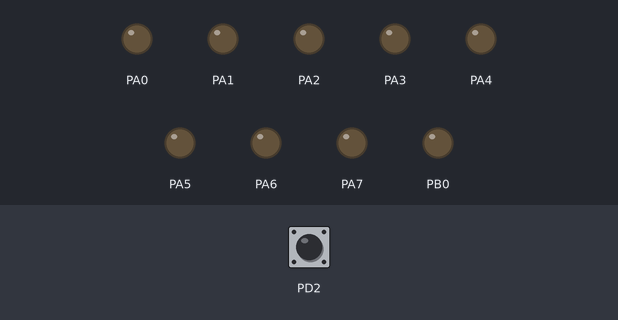
Bench run of a program on a simulated ATmega16, built with avr-gcc and emulated at 1 MHz. On the bench: output pins drawn as LEDs (lit = HIGH). Dashed ring = blinking. Inputs (shaded band) come from the test bench; at power-on: PD2 HIGH.

Above: at 1.2 s.
1.3 s: PD2 driven LOW
At 2.5 s:
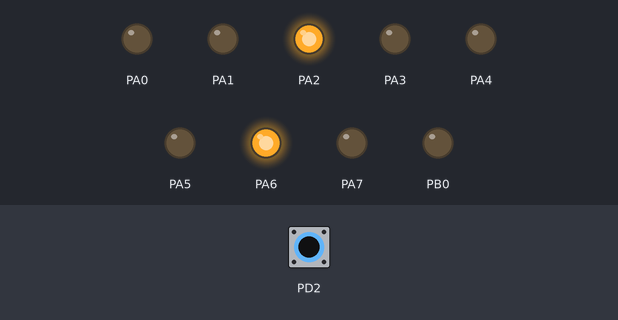
2.8 s: PD2 pulsed HIGH 5 times (0.12 s each, 0.3 s apart)
At 3.07 s:
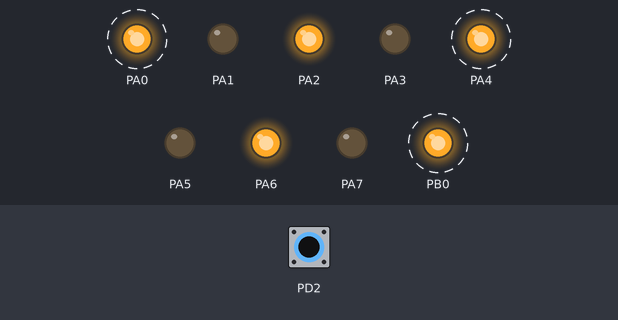
Timing chart, 0 to 5.8 s (numbered marks = the images above; inputs shaded):
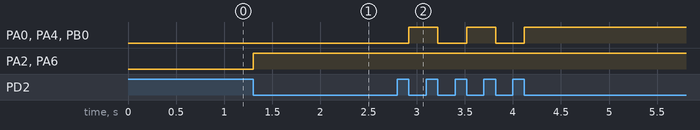

The program:

main.c
```c
/*
 * Practica4.c
 *
 * Created: 08/02/2022 03:20:39 p. m.
 * Author : ricar
 */

#define  F_CPU 1000000
#define INT0_vect _VECTOR(1)

#include <avr/io.h>
#include <stdint.h>
#include <avr/interrupt.h>
#include <util/delay.h>

volatile int8_t dado = 1;

ISR(INT0_vect) {
	switch(dado) {
		case 1:
			PORTA = 0b00010000;
			PORTB = 0;
			break;
		case 2:
			PORTA = 0b01000100;
			PORTB = 0;
			break;
		case 3:
			PORTA = 0b00010001;
			PORTB = 1;
			break;
		case 4:
			PORTA = 0b01000101;
			PORTB = 1;
			break;
		case 5:
			PORTA = 0b01010101;
			PORTB = 1;
			break;
		default:
			PORTA = 0b01101101;
			PORTB = 1;
	}
	while(!(PIND & (1 << 2)));
	_delay_ms(50);
}


int main(void)
{
    // Habilitar interrupciones
	sei();
	MCUCR |= 2;			// flanco de bajada
	GIFR |= (1 << 6);	// limpiar bandera
	GICR |= (1 << 6);	// activar INT0

	// Configurar puertos
	DDRA = 255;
	DDRB = 1;
	DDRD = 0;
    while (1)
    {
		dado = (dado == 6 ? 1 : dado + 1);
    }
}
```

Measured:
- after the input at 1.3 s, PA2, PA6: LOW → HIGH at once
- after the input at 2.8 s, PA0, PA4, PB0: alternates HIGH for 0.30 s and LOW for 0.30 s, 5 changes in all, then stays HIGH, starting after 0.12 s
